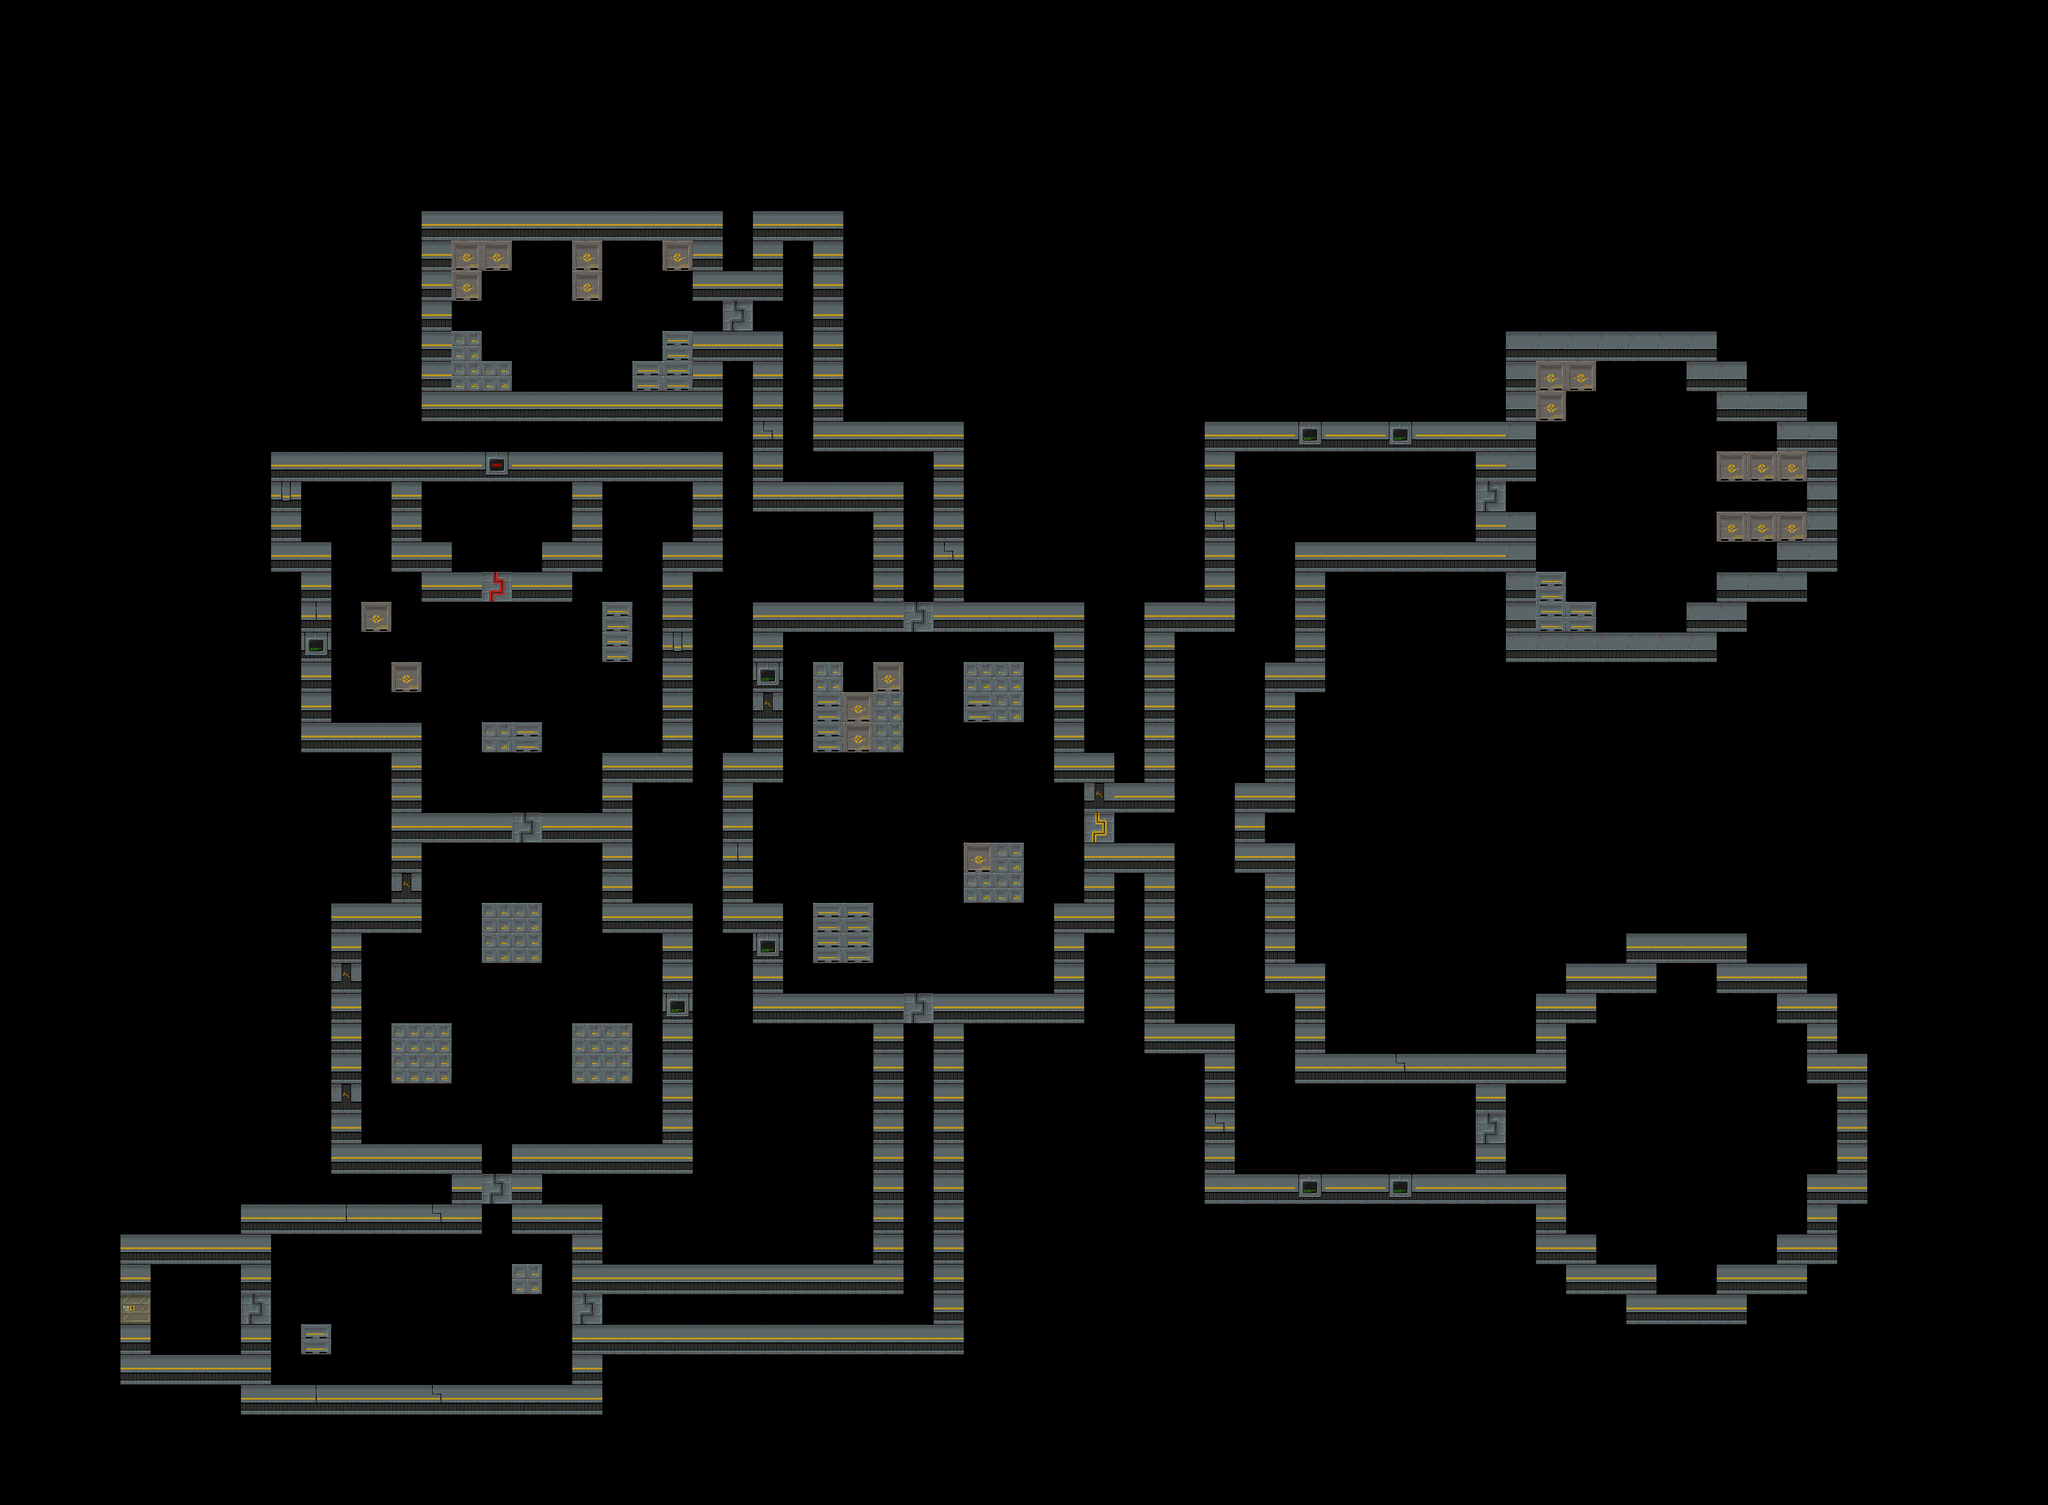

This game map was drawn from its Tiled (.tmx) file and the tilesets committed beside it. A one-line description and the trimmed map source follow:
An orthogonal 68x50 tile map with 64x64 px tiles, 3 tile layers (Floor, Walls, Doors) and 65 objects (35x enemy, 14x Item, 11x door, 2x Weapon, playerStart, ...).

<map version="1.10" tiledversion="1.11.2" orientation="orthogonal" renderorder="right-down" width="68" height="50" tilewidth="64" tileheight="64" infinite="0" nextlayerid="11" nextobjectid="192">
 <properties>
  <property name="floor_color" value="#1e1e1e" />
  <property name="map_name" value="The Annex" />
  <property name="music_file" value="assets/music/m3.wav" />
 </properties>
 <tileset firstgid="1" name="RetroFPSTileset" tilewidth="64" tileheight="64" tilecount="64" columns="8">
  <image source="textures/RetroFPSTileset.png" width="512" height="512" />
 </tileset>
 <layer id="4" name="Floor" width="68" height="50">
  <data>[3400 cells, 0 non-empty, 0 distinct tile ids]</data>
 </layer>
 <layer id="2" name="Walls" width="68" height="50">
  <data>[3400 cells, 527 non-empty, 12 distinct tile ids]</data>
 </layer>
 <layer id="5" name="Doors" width="68" height="50">
  <data>[3400 cells, 11 non-empty, 3 distinct tile ids]</data>
 </layer>
 <objectgroup id="3" name="PlayerSpawn">
  <object id="3" name="playerStart" x="381.939" y="2801.3">
   <point />
  </object>
 </objectgroup>
 <objectgroup id="6" name="DoorsObj">
  <object id="113" name="key_red" type="Item" x="3746.17" y="1065.84">
   <properties>
    <property name="amount" type="int" value="0" />
    <property name="item_type" value="item" />
    <property name="sprite" value="assets/pickups/keys/key_red.png" />
   </properties>
   <point />
  </object>
  <object id="135" name="key_yellow" type="Item" x="1175.5" y="583.17">
   <properties>
    <property name="amount" type="int" value="0" />
    <property name="item_type" value="item" />
    <property name="sprite" value="assets/pickups/keys/key_yellow.png" />
   </properties>
   <point />
  </object>
  <object id="129" type="door" x="1024" y="1216" width="64" height="64">
   <properties>
    <property name="auto_close_time" type="float" value="3" />
    <property name="axis" value="x" />
    <property name="required_key" value="red" />
    <property name="thickness" type="float" value="0.2" />
   </properties>
  </object>
  <object id="128" type="door" x="1920" y="1280" width="64" height="64">
   <properties>
    <property name="auto_close_time" type="float" value="3" />
    <property name="axis" value="x" />
    <property name="required_key" value="None" />
    <property name="thickness" type="float" value="0.2" />
   </properties>
  </object>
  <object id="134" type="door" x="1088" y="1728" width="64" height="64">
   <properties>
    <property name="auto_close_time" type="float" value="3" />
    <property name="axis" value="x" />
    <property name="required_key" value="None" />
    <property name="thickness" type="float" value="0.2" />
   </properties>
  </object>
  <object id="132" type="door" x="1920" y="2112" width="64" height="64">
   <properties>
    <property name="auto_close_time" type="float" value="3" />
    <property name="axis" value="x" />
    <property name="required_key" value="None" />
    <property name="thickness" type="float" value="0.2" />
   </properties>
  </object>
  <object id="136" type="door" x="3136" y="2368" width="64" height="64">
   <properties>
    <property name="auto_close_time" type="float" value="3" />
    <property name="axis" value="y" />
    <property name="required_key" value="None" />
    <property name="thickness" type="float" value="0.2" />
   </properties>
  </object>
  <object id="137" type="door" x="3136" y="1024" width="64" height="64">
   <properties>
    <property name="auto_close_time" type="float" value="3" />
    <property name="axis" value="y" />
    <property name="required_key" value="None" />
    <property name="thickness" type="float" value="0.2" />
   </properties>
  </object>
  <object id="126" type="door" x="1216" y="2752" width="64" height="64">
   <properties>
    <property name="auto_close_time" type="float" value="3" />
    <property name="axis" value="y" />
    <property name="required_key" value="None" />
    <property name="thickness" type="float" value="0.2" />
   </properties>
  </object>
  <object id="127" type="door" x="1024" y="2496" width="64" height="64">
   <properties>
    <property name="auto_close_time" type="float" value="3" />
    <property name="axis" value="x" />
    <property name="required_key" value="None" />
    <property name="thickness" type="float" value="0.2" />
   </properties>
  </object>
  <object id="125" type="door" x="512" y="2752" width="64" height="64">
   <properties>
    <property name="auto_close_time" type="float" value="3" />
    <property name="axis" value="y" />
    <property name="required_key" value="None" />
    <property name="thickness" type="float" value="0.2" />
   </properties>
  </object>
  <object id="130" type="door" x="2304" y="1728" width="64" height="64">
   <properties>
    <property name="auto_close_time" type="float" value="3" />
    <property name="axis" value="y" />
    <property name="required_key" value="yellow" />
    <property name="thickness" type="float" value="0.2" />
   </properties>
  </object>
  <object id="133" type="door" x="1536" y="640" width="64" height="64">
   <properties>
    <property name="auto_close_time" type="float" value="3" />
    <property name="axis" value="y" />
    <property name="required_key" value="None" />
    <property name="thickness" type="float" value="0.2" />
   </properties>
  </object>
  <object id="143" type="enemy" x="1084.85" y="2154.55">
   <properties>
    <property name="enemy_type" value="gunner" />
   </properties>
   <point />
  </object>
  <object id="182" name="chaingun" type="Weapon" x="3813.33" y="1062.67">
   <properties>
    <property name="ammo_type" value="bullets" />
    <property name="amount" type="int" value="20" />
    <property name="sprite" value="assets/pickups/weapons/chaingun.png" />
    <property name="weapon_name" value="chaingun" />
   </properties>
   <point />
  </object>
  <object id="183" name="bullets" type="Ammo" x="3739.52" y="2158.55">
   <properties>
    <property name="ammo_type" value="bullets" />
    <property name="amount" type="int" value="50" />
    <property name="sprite" value="assets/pickups/ammo/ammo_bullets.png" />
   </properties>
   <point />
  </object>
  <object id="184" name="chainsaw" type="Weapon" x="3750" y="2666">
   <properties>
    <property name="ammo_type" value="" />
    <property name="amount" type="int" value="10" />
    <property name="sprite" value="assets/pickups/weapons/chainsaw.png" />
    <property name="weapon_name" value="chainsaw" />
   </properties>
   <point />
  </object>
 </objectgroup>
 <objectgroup id="7" name="EnemySpawns">
  <object id="138" type="enemy" x="789.333" y="2896">
   <properties>
    <property name="enemy_type" value="gunner" />
   </properties>
   <point />
  </object>
  <object id="139" type="enemy" x="794.667" y="2682.67">
   <properties>
    <property name="enemy_type" value="gunner" />
   </properties>
   <point />
  </object>
  <object id="140" type="enemy" x="1157.33" y="2810.67">
   <properties>
    <property name="enemy_type" value="gunner" />
   </properties>
   <point />
  </object>
  <object id="141" type="enemy" x="874.061" y="2071.03">
   <properties>
    <property name="enemy_type" value="gunner" />
   </properties>
   <point />
  </object>
  <object id="142" type="enemy" x="1309.09" y="2090.91">
   <properties>
    <property name="enemy_type" value="gunner" />
   </properties>
   <point />
  </object>
  <object id="144" type="enemy" x="1090.91" y="1887.88">
   <properties>
    <property name="enemy_type" value="shotgunner" />
   </properties>
   <point />
  </object>
  <object id="145" type="enemy" x="1060.61" y="2384.85">
   <properties>
    <property name="enemy_type" value="shotgunner" />
   </properties>
   <point />
  </object>
  </objectgroup>
 <objectgroup id="9" name="Pickups" />
 <objectgroup id="10" name="LevelExit">
  <!-- 1 objects omitted --></objectgroup>
</map>
<!-- 40 of 65 objects omitted -->
